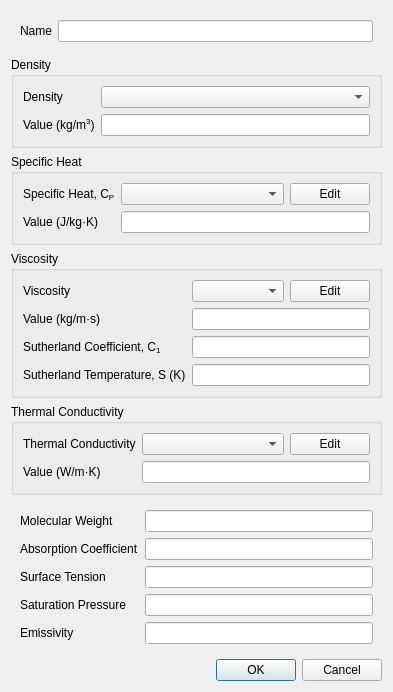
<?xml version="1.0" encoding="UTF-8"?>
<ui version="4.0">
 <class>MaterialDialog</class>
 <widget class="QDialog" name="MaterialDialog">
  <property name="geometry">
   <rect>
    <x>0</x>
    <y>0</y>
    <width>377</width>
    <height>676</height>
   </rect>
  </property>
  <property name="windowTitle">
   <string>Material</string>
  </property>
  <layout class="QVBoxLayout" name="verticalLayout">
   <item>
    <widget class="QWidget" name="widget" native="true">
     <layout class="QFormLayout" name="formLayout_6">
      <item row="0" column="0">
       <widget class="QLabel" name="label_7">
        <property name="text">
         <string>Name</string>
        </property>
       </widget>
      </item>
      <item row="0" column="1">
       <widget class="QLineEdit" name="name"/>
      </item>
     </layout>
    </widget>
   </item>
   <item>
    <widget class="QGroupBox" name="groupBox">
     <property name="title">
      <string>Density</string>
     </property>
     <layout class="QFormLayout" name="formLayout">
      <item row="0" column="0">
       <widget class="QLabel" name="label_2">
        <property name="text">
         <string>Density</string>
        </property>
       </widget>
      </item>
      <item row="0" column="1">
       <widget class="QComboBox" name="densityType">
        <property name="sizePolicy">
         <sizepolicy hsizetype="Expanding" vsizetype="Fixed">
          <horstretch>0</horstretch>
          <verstretch>0</verstretch>
         </sizepolicy>
        </property>
       </widget>
      </item>
      <item row="1" column="0">
       <widget class="QLabel" name="label_4">
        <property name="text">
         <string>Value (kg/m&lt;sup&gt;3&lt;/sup&gt;)</string>
        </property>
       </widget>
      </item>
      <item row="1" column="1">
       <widget class="QLineEdit" name="constantDensity"/>
      </item>
     </layout>
    </widget>
   </item>
   <item>
    <widget class="QGroupBox" name="groupBox_2">
     <property name="title">
      <string>Specific Heat</string>
     </property>
     <layout class="QFormLayout" name="formLayout_3">
      <item row="0" column="0">
       <widget class="QLabel" name="label_3">
        <property name="text">
         <string>&lt;html&gt;&lt;head/&gt;&lt;body&gt;&lt;p&gt;Specific Heat, C&lt;span style=&quot; vertical-align:sub;&quot;&gt;P&lt;/span&gt;&lt;/p&gt;&lt;/body&gt;&lt;/html&gt;</string>
        </property>
       </widget>
      </item>
      <item row="0" column="1">
       <widget class="QWidget" name="widget_7" native="true">
        <layout class="QHBoxLayout" name="horizontalLayout_5">
         <property name="leftMargin">
          <number>0</number>
         </property>
         <property name="topMargin">
          <number>0</number>
         </property>
         <property name="rightMargin">
          <number>0</number>
         </property>
         <property name="bottomMargin">
          <number>0</number>
         </property>
         <item>
          <widget class="QComboBox" name="specificHeatType">
           <property name="sizePolicy">
            <sizepolicy hsizetype="Expanding" vsizetype="Fixed">
             <horstretch>0</horstretch>
             <verstretch>0</verstretch>
            </sizepolicy>
           </property>
          </widget>
         </item>
         <item>
          <widget class="QPushButton" name="specificHeatEdit">
           <property name="sizePolicy">
            <sizepolicy hsizetype="Fixed" vsizetype="Fixed">
             <horstretch>0</horstretch>
             <verstretch>0</verstretch>
            </sizepolicy>
           </property>
           <property name="text">
            <string>Edit</string>
           </property>
          </widget>
         </item>
        </layout>
       </widget>
      </item>
      <item row="1" column="0">
       <widget class="QLabel" name="label_5">
        <property name="text">
         <string>&lt;html&gt;&lt;head/&gt;&lt;body&gt;&lt;p&gt;Value (J/kg·K)&lt;/p&gt;&lt;/body&gt;&lt;/html&gt;</string>
        </property>
       </widget>
      </item>
      <item row="1" column="1">
       <widget class="QLineEdit" name="constantSpecificHeat"/>
      </item>
     </layout>
    </widget>
   </item>
   <item>
    <widget class="QGroupBox" name="viscosityGroup">
     <property name="title">
      <string>Viscosity</string>
     </property>
     <layout class="QFormLayout" name="formLayout_4">
      <item row="0" column="0">
       <widget class="QLabel" name="visocosityLabel">
        <property name="text">
         <string>Viscosity</string>
        </property>
       </widget>
      </item>
      <item row="0" column="1">
       <widget class="QWidget" name="widget_9" native="true">
        <layout class="QHBoxLayout" name="horizontalLayout_6">
         <property name="leftMargin">
          <number>0</number>
         </property>
         <property name="topMargin">
          <number>0</number>
         </property>
         <property name="rightMargin">
          <number>0</number>
         </property>
         <property name="bottomMargin">
          <number>0</number>
         </property>
         <item>
          <widget class="QComboBox" name="viscosityType">
           <property name="sizePolicy">
            <sizepolicy hsizetype="Expanding" vsizetype="Fixed">
             <horstretch>0</horstretch>
             <verstretch>0</verstretch>
            </sizepolicy>
           </property>
           <property name="minimumSize">
            <size>
             <width>92</width>
             <height>0</height>
            </size>
           </property>
          </widget>
         </item>
         <item>
          <widget class="QPushButton" name="viscosityEdit">
           <property name="sizePolicy">
            <sizepolicy hsizetype="Fixed" vsizetype="Fixed">
             <horstretch>0</horstretch>
             <verstretch>0</verstretch>
            </sizepolicy>
           </property>
           <property name="text">
            <string>Edit</string>
           </property>
          </widget>
         </item>
        </layout>
       </widget>
      </item>
      <item row="1" column="0">
       <widget class="QLabel" name="visocosityLabel_2">
        <property name="text">
         <string>Value (kg/m·s)</string>
        </property>
       </widget>
      </item>
      <item row="1" column="1">
       <widget class="QLineEdit" name="constantViscosity"/>
      </item>
      <item row="2" column="0">
       <widget class="QLabel" name="label">
        <property name="text">
         <string>Sutherland Coefficient, C&lt;sub&gt;1&lt;/sub&gt;</string>
        </property>
       </widget>
      </item>
      <item row="2" column="1">
       <widget class="QLineEdit" name="sutherlandCoefficient"/>
      </item>
      <item row="3" column="0">
       <widget class="QLabel" name="label_6">
        <property name="text">
         <string>Sutherland Temperature, S (K)</string>
        </property>
       </widget>
      </item>
      <item row="3" column="1">
       <widget class="QLineEdit" name="sutherlandTemperature"/>
      </item>
     </layout>
    </widget>
   </item>
   <item>
    <widget class="QGroupBox" name="groupBox_4">
     <property name="title">
      <string>Thermal Conductivity</string>
     </property>
     <layout class="QFormLayout" name="formLayout_5">
      <item row="0" column="0">
       <widget class="QLabel" name="thremalConductivityLabel">
        <property name="text">
         <string>Thermal Conductivity</string>
        </property>
       </widget>
      </item>
      <item row="0" column="1">
       <widget class="QWidget" name="widget_11" native="true">
        <layout class="QHBoxLayout" name="horizontalLayout_7">
         <property name="leftMargin">
          <number>0</number>
         </property>
         <property name="topMargin">
          <number>0</number>
         </property>
         <property name="rightMargin">
          <number>0</number>
         </property>
         <property name="bottomMargin">
          <number>0</number>
         </property>
         <item>
          <widget class="QComboBox" name="thermalConductivityType">
           <property name="sizePolicy">
            <sizepolicy hsizetype="Expanding" vsizetype="Fixed">
             <horstretch>0</horstretch>
             <verstretch>0</verstretch>
            </sizepolicy>
           </property>
          </widget>
         </item>
         <item>
          <widget class="QPushButton" name="thermalConductivityEdit">
           <property name="sizePolicy">
            <sizepolicy hsizetype="Fixed" vsizetype="Fixed">
             <horstretch>0</horstretch>
             <verstretch>0</verstretch>
            </sizepolicy>
           </property>
           <property name="text">
            <string>Edit</string>
           </property>
          </widget>
         </item>
        </layout>
       </widget>
      </item>
      <item row="1" column="0">
       <widget class="QLabel" name="thremalConductivityLabel_2">
        <property name="text">
         <string>Value (W/m·K)</string>
        </property>
       </widget>
      </item>
      <item row="1" column="1">
       <widget class="QLineEdit" name="constantThermalConductivity"/>
      </item>
     </layout>
    </widget>
   </item>
   <item>
    <widget class="QWidget" name="properties" native="true">
     <layout class="QFormLayout" name="formLayout_2">
      <item row="0" column="0">
       <widget class="QLabel" name="molecularWeightLabel">
        <property name="text">
         <string>Molecular Weight</string>
        </property>
       </widget>
      </item>
      <item row="0" column="1">
       <widget class="QLineEdit" name="molecularWeight"/>
      </item>
      <item row="1" column="0">
       <widget class="QLabel" name="absorptionCoefficientLabel">
        <property name="text">
         <string>Absorption Coefficient</string>
        </property>
       </widget>
      </item>
      <item row="1" column="1">
       <widget class="QLineEdit" name="absorptionCoefficient"/>
      </item>
      <item row="2" column="0">
       <widget class="QLabel" name="surfaceTensionLabel">
        <property name="text">
         <string>Surface Tension</string>
        </property>
       </widget>
      </item>
      <item row="2" column="1">
       <widget class="QLineEdit" name="surfaceTension"/>
      </item>
      <item row="3" column="0">
       <widget class="QLabel" name="saturationPressureLabel">
        <property name="text">
         <string>Saturation Pressure</string>
        </property>
       </widget>
      </item>
      <item row="3" column="1">
       <widget class="QLineEdit" name="saturationPressure"/>
      </item>
      <item row="4" column="0">
       <widget class="QLabel" name="emissivityLabel">
        <property name="text">
         <string>Emissivity</string>
        </property>
       </widget>
      </item>
      <item row="4" column="1">
       <widget class="QLineEdit" name="emissivity"/>
      </item>
     </layout>
    </widget>
   </item>
   <item>
    <widget class="QDialogButtonBox" name="buttonBox">
     <property name="orientation">
      <enum>Qt::Horizontal</enum>
     </property>
     <property name="standardButtons">
      <set>QDialogButtonBox::Cancel|QDialogButtonBox::Ok</set>
     </property>
    </widget>
   </item>
  </layout>
 </widget>
 <resources/>
 <connections>
  <connection>
   <sender>buttonBox</sender>
   <signal>accepted()</signal>
   <receiver>MaterialDialog</receiver>
   <slot>accept()</slot>
   <hints>
    <hint type="sourcelabel">
     <x>248</x>
     <y>254</y>
    </hint>
    <hint type="destinationlabel">
     <x>157</x>
     <y>274</y>
    </hint>
   </hints>
  </connection>
  <connection>
   <sender>buttonBox</sender>
   <signal>rejected()</signal>
   <receiver>MaterialDialog</receiver>
   <slot>reject()</slot>
   <hints>
    <hint type="sourcelabel">
     <x>316</x>
     <y>260</y>
    </hint>
    <hint type="destinationlabel">
     <x>286</x>
     <y>274</y>
    </hint>
   </hints>
  </connection>
 </connections>
</ui>
